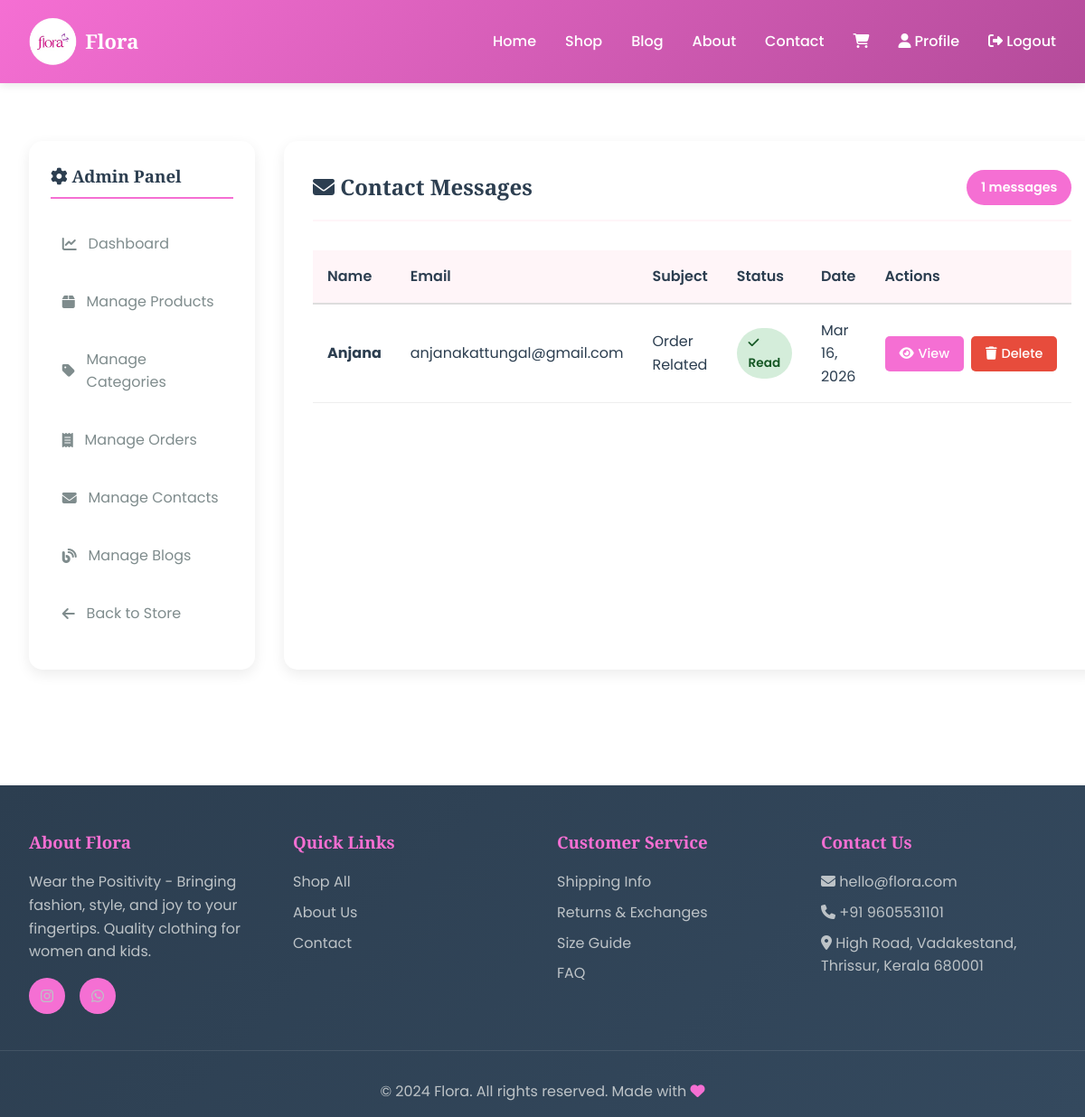
The app's page /dashboard/contacts/ (signed in) with its own data.
### shop/models.py (models this page shows, shortened)
class Contact(models.Model):
    name = models.CharField(max_length=200)
    email = models.EmailField()
    phone = models.CharField(max_length=20, blank=True)
    subject = models.CharField(max_length=200, choices=[
        ('order', 'Order Related'),
        ('return', 'Return & Exchange'),
        ('feedback', 'Feedback'),
        ('partnership', 'Partnership'),
        ('other', 'Other'),
    ])
    message = models.TextField()
    created_at = models.DateTimeField(auto_now_add=True)
    read = models.BooleanField(default=False)
    class Meta:
        ordering = ['-created_at']

### shop/views.py (the view)
# urls.py: path('dashboard/contacts/', views.admin_contacts, name='admin_contacts'),
@login_required(login_url='shop:login')
def admin_contacts(request):
    if not request.user.is_staff:
        messages.error(request, 'You do not have permission to access this page.')
        return redirect('shop:home')
    contacts = Contact.objects.all().order_by('-created_at')
    paginator = Paginator(contacts, 10)
    page_number = request.GET.get('page')
    page_obj = paginator.get_page(page_number)
    context = {
        'page_obj': page_obj,
        'contacts': page_obj,
    }
    return render(request, 'shop/admin/contacts.html', context)

### cart/cart.py (called while the page is built)
    def __len__(self):
        return sum(item['quantity'] for item in self.cart.values())

### cart/context_processors.py (called while the page is built)
def cart(request):
    return {'cart': Cart(request)}

### templates/shop/admin/contacts.html (shortened to what this page needs)
{% extends "base.html" %}
{% block content %}
<div class="container">
    <div class="admin-container">
        <aside class="admin-sidebar">
            <h3><i class="fas fa-cog"></i> Admin Panel</h3>
            <ul class="admin-menu">
                <li><a href="{% url 'shop:admin_dashboard' %}"><i class="fas fa-chart-line"></i> Dashboard</a></li>
                <li><a href="{% url 'shop:admin_products' %}"><i class="fas fa-box"></i> Manage Products</a></li>
                <li><a href="{% url 'shop:admin_categories' %}"><i class="fas fa-tag"></i> Manage Categories</a></li>
                <li><a href="{% url 'shop:admin_orders' %}"><i class="fas fa-receipt"></i> Manage Orders</a></li>
                <li><a href="{% url 'shop:admin_contacts' %}"><i class="fas fa-envelope"></i> Manage Contacts</a></li>
                <li><a href="{% url 'shop:admin_blogs' %}"><i class="fas fa-blog"></i> Manage Blogs</a></li>
                <li><a href="{% url 'shop:home' %}"><i class="fas fa-arrow-left"></i> Back to Store</a></li>
            </ul>
        </aside>
        <div class="admin-content">
            <div class="admin-header">
                <h2><i class="fas fa-envelope"></i> Contact Messages</h2>
                <span class="contact-count">{{ page_obj.paginator.count }} messages</span>
            </div>
            {% if page_obj %}
                <table class="contacts-table">
                    <thead>
                        <tr>
                            <th>Name</th>
                            <th>Email</th>
                            <th>Subject</th>
                            <th>Status</th>
                            <th>Date</th>
                            <th>Actions</th>
                        </tr>
                    </thead>
                    <tbody>
                        {% for contact in page_obj %}
                            <tr>
                                <td><strong>{{ contact.name }}</strong></td>
                                <td>{{ contact.email }}</td>
                                <td>{{ contact.get_subject_display }}</td>
                                <td>
                                    {% if contact.read %}
                                        <span class="contact-badge badge-read"><i class="fas fa-check"></i> Read</span>
                                    {% else %}
                                        <span class="contact-badge badge-unread"><i class="fas fa-circle"></i> Unread</span>
                                    {% endif %}
                                </td>
                                <td>{{ contact.created_at|date:"M d, Y" }}</td>
                                <td>
                                    <div class="action-links">
                                        <a href="{% url 'shop:admin_contact_detail' contact.id %}" class="view-btn"><i class="fas fa-eye"></i> View</a>
                                        <a href="{% url 'shop:admin_contact_delete' contact.id %}" class="delete-btn"><i class="fas fa-trash"></i> Delete</a>
                                    </div>
                                </td>
                            </tr>
                        {% endfor %}
                    </tbody>
                </table>
            {% else %}
                <div class="empty-state">
                    <i class="fas fa-inbox"></i>
                    <h3>No contact messages yet</h3>
                    <p>Contact messages will appear here when customers submit the contact form.</p>
                </div>
            {% endif %}
        </div>
    </div>
</div>
{% endblock %}

### templates/base.html (style rules this page uses)
* { margin: 0; padding: 0; box-sizing: border-box; }
:root { --primary-color: #f56fd3; --secondary-color: #b44b9a; --accent-color: #FFA07A; --purple-accent: #9B59B6; --text-dark: #2C3E50; --text-light: #7F8C8D; --bg-light: #FFF5F8; --white: #FFFFFF; --success: #27AE60; --warning: #F39C12; }
body { font-family: 'Poppins', sans-serif; line-height: 1.6; color: var(--text-dark); background-color: var(--white); }
h1, h2, h3, h4, h5, h6 { font-family: 'Playfair Display', serif; font-weight: 600; }
.container { max-width: 1200px; margin: 0 auto; padding: 2rem; }

### templates/shop/admin/contacts.html (style rules this page uses)
.admin-container { display: grid; grid-template-columns: 250px 1fr; gap: 2rem; margin: 2rem 0; }
.admin-sidebar { background: white; padding: 1.5rem; border-radius: 15px; box-shadow: 0 5px 15px rgba(0,0,0,0.08); height: fit-content; position: sticky; top: 100px; }
.admin-sidebar h3 { margin-bottom: 1.5rem; color: var(--text-dark); border-bottom: 2px solid var(--primary-color); padding-bottom: 0.5rem; }
.admin-menu { list-style: none; }
.admin-menu li { margin-bottom: 0.8rem; }
.admin-menu a { color: var(--text-light); text-decoration: none; display: flex; align-items: center; gap: 0.8rem; padding: 0.8rem; border-radius: 8px; transition: all 0.3s ease; }
.admin-content { background: white; padding: 2rem; border-radius: 15px; box-shadow: 0 5px 15px rgba(0,0,0,0.08); }
.admin-header { display: flex; justify-content: space-between; align-items: center; margin-bottom: 2rem; border-bottom: 2px solid var(--bg-light); padding-bottom: 1rem; }
.admin-header h2 { margin: 0; color: var(--text-dark); }
.contact-count { background: var(--primary-color); color: white; padding: 0.5rem 1rem; border-radius: 50px; font-size: 0.9rem; font-weight: 600; }
.contacts-table { width: 100%; border-collapse: collapse; }
.contacts-table thead { background: var(--bg-light); }
.contacts-table th { padding: 1rem; text-align: left; font-weight: 600; color: var(--text-dark); border-bottom: 2px solid #ddd; }
.contacts-table td { padding: 1rem; border-bottom: 1px solid #eee; }
.contact-badge { display: inline-block; padding: 0.4rem 0.8rem; border-radius: 50px; font-size: 0.85rem; font-weight: 600; }
.badge-read { background: #D4EDDA; color: #155724; }
.action-links { display: flex; gap: 0.5rem; }
.action-links a { padding: 0.5rem 1rem; border-radius: 5px; text-decoration: none; font-size: 0.9rem; font-weight: 500; display: inline-flex; align-items: center; gap: 0.3rem; transition: all 0.3s ease; }
.view-btn { background: var(--primary-color); color: white; }
.delete-btn { background: #E74C3C; color: white; }

### records on screen
Contact: name "Anjana", email "anjanakattungal@gmail.com", subject "Order Related", read True (drawn), created_at "Mar 16, 2026"

### other values on screen
{{ page_obj.paginator.count }} "1"
